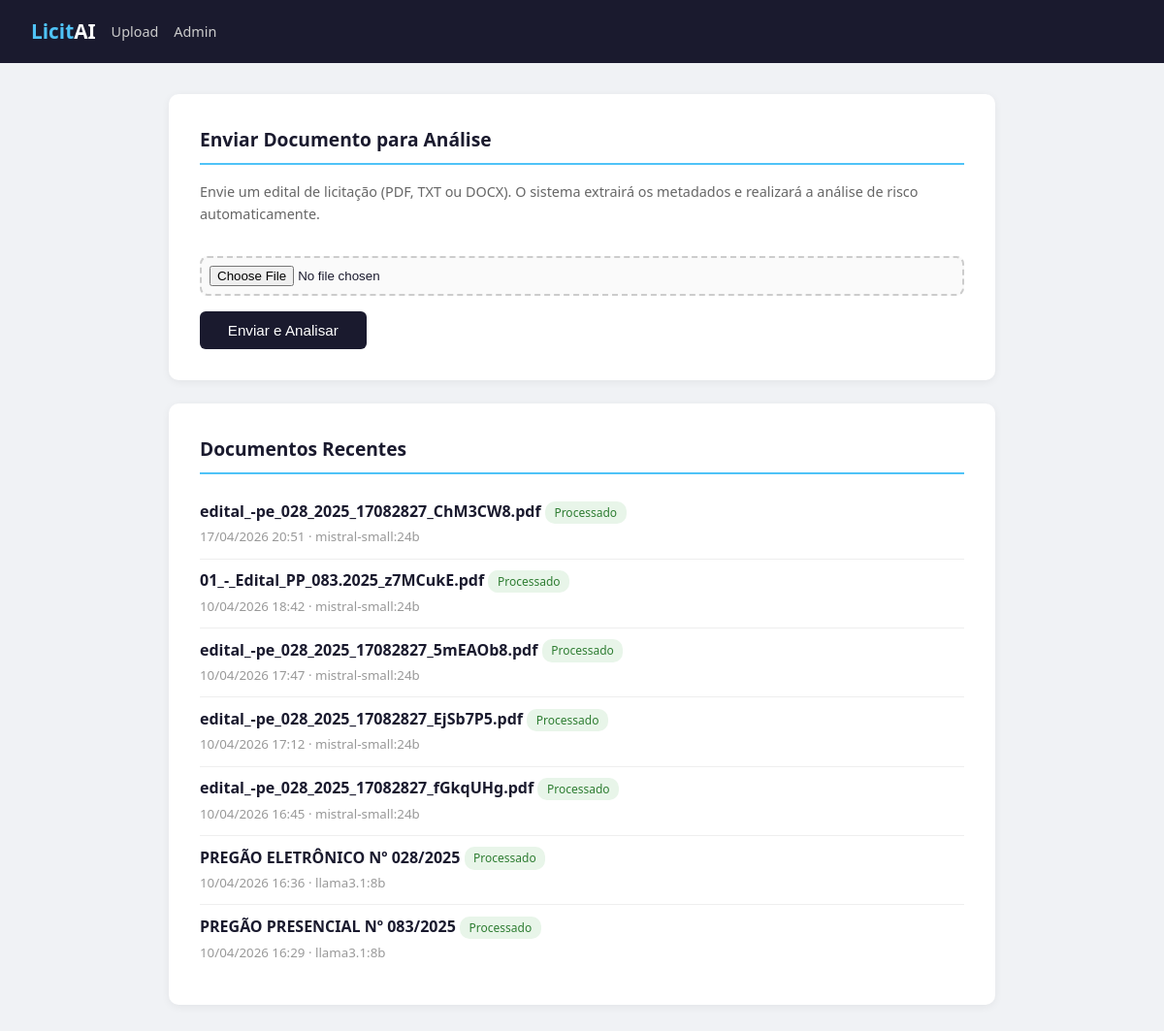
The page / on the database its author committed.
### documents/models.py (models this page shows, shortened)
class Document(models.Model):
    STATUS_CHOICES = [
        ("pendente", "Pendente"),
        ("processado", "Processado"),
        ("erro", "Erro no processamento"),
    ]
    file = models.FileField("Documento Original", upload_to="documents/%Y/%m/")
    uploaded_at = models.DateTimeField("Data de Upload", auto_now_add=True)
    status = models.CharField(
        "Status", max_length=30, choices=STATUS_CHOICES, default="pendente"
    )
    processing_error = models.TextField("Erro de Processamento", blank=True, default="")
    document_name = models.CharField("Nome do Documento", max_length=500, blank=True, default="")
    document_number = models.CharField("Nº Documento", max_length=200, blank=True, default="")
    document_type = models.CharField("Tipo de Documento", max_length=200, blank=True, default="")
    document_date = models.CharField("Data do Documento", max_length=100, blank=True, default="")
    city = models.CharField("Cidade Origem", max_length=300, blank=True, default="")
    requesting_agency = models.CharField("Órgão Solicitante", max_length=500, blank=True, default="")
    identified_objects = models.TextField("Objetos Identificados", blank=True, default="")
    requirements = models.TextField(
        "Requisitos Técnicos", blank=True, default="",
        help_text="Lista de requisitos e especificações técnicas extraídos do edital pela IA."
    )
    extraction_model = models.CharField("Modelo IA (Extração)", max_length=200, blank=True, default="")
    extracted_text = models.TextField("Texto Extraído", blank=True, default="")
    class Meta:
        ordering = ["-uploaded_at"]
        verbose_name = "Documento"
        verbose_name_plural = "Documentos"
    @property
    def filename(self):
        if self.file:
            return self.file.name.split("/")[-1]
        return ""

### documents/views.py (the view)
# urls.py: path("", views.upload_document, name="upload_document"),
def upload_document(request):
    if request.method == "POST":
        form = DocumentUploadForm(request.POST, request.FILES)
        if form.is_valid():
            uploaded_file = request.FILES["file"]
            logger.info("=" * 60)
            logger.info("NOVO DOCUMENTO RECEBIDO")
            logger.info("=" * 60)
            logger.info("  Nome do arquivo: %s", uploaded_file.name)
            logger.info("  Tamanho: %.1f KB", uploaded_file.size / 1024)
            logger.info("  Tipo MIME: %s", uploaded_file.content_type)
            doc = form.save()
            logger.info("  Documento salvo no banco — ID: %d", doc.pk)
            logger.info("  Caminho: %s", doc.file.path)
            total_start = time.time()
            logger.info("-" * 60)
            try:
                text = extract_text(doc.file.path)
                doc.extracted_text = text
            except Exception as e:
                doc.status = "erro"
                doc.processing_error = f"Erro na extração de texto: {e}"
                doc.save()
                logger.error("PIPELINE INTERROMPIDO: Falha na extração de texto — %s", e)
                messages.warning(request, "Documento salvo, mas houve erro na extração de texto.")
                return redirect("document_detail", pk=doc.pk)
            logger.info("-" * 60)
            try:
                metadata = extract_metadata(text)
                doc.document_name = metadata.get("document_name", "")
                doc.document_number = metadata.get("document_number", "")
                doc.document_type = metadata.get("document_type", "")
                doc.document_date = metadata.get("document_date", "")
                doc.city = metadata.get("city", "")
                doc.requesting_agency = metadata.get("requesting_agency", "")
                doc.identified_objects = metadata.get("identified_objects", "")
                doc.extraction_model = settings.OLLAMA_MODEL
                doc.status = "processado"
            except Exception as e:
                doc.status = "erro"
                doc.processing_error = f"Erro na extração de metadados: {e}"
                doc.save()
                logger.error("PIPELINE INTERROMPIDO: Falha na extração de metadados — %s", e)
                messages.warning(
                    request,
                    "Documento salvo, mas a extração de metadados falhou. "
                    "Verifique se o Ollama está rodando."
                )
                return redirect("document_detail", pk=doc.pk)
            doc.save()
            logger.info("Metadados salvos no banco de dados.")
            logger.info("-" * 60)
            requirements = extract_requirements(text)
            if requirements:
                doc.requirements = requirements
                doc.save(update_fields=["requirements"])
                logger.info("Requisitos salvos no banco (%d caracteres).", len(requirements))
            else:
                logger.warning("Nenhum requisito extraído — análise usará texto completo.")
            logger.info("-" * 60)
            context = enrich_context(
                city=doc.city,
                identified_objects=doc.identified_objects,
            )
            logger.info("-" * 60)
            analysis_input = requirements if requirements else text
            logger.info("Análise de risco usando: %s", "REQUISITOS" if requirements else "TEXTO COMPLETO (fallback)")
            try:
                result = analyze_risk(analysis_input, context=context)
                RiskAnalysis.objects.create(
                    document=doc,
                    risk_classification=result["risk_classification"],
                    risk_score=result["risk_score"],
                    justification=result["justification"],
                    warning_signs=json.dumps(
                        result.get("warning_signs", []), ensure_ascii=False
                    ),
                    analysis_model=settings.OLLAMA_MODEL,
                    context_used=context,
                )
                logger.info("Análise de risco salva no banco de dados.")
            except Exception as e:
                RiskAnalysis.objects.create(
                    document=doc,
                    analysis_model=settings.OLLAMA_MODEL,
                    context_used=context,
                    analysis_error=f"Erro na análise de risco: {e}",
                )
                logger.error("Análise de risco falhou — %s", e)
                logger.info("Registro de erro salvo no banco.")
                messages.warning(request, "Metadados extraídos, mas a análise de risco falhou.")
            total_elapsed = time.time() - total_start
            logger.info("=" * 60)
            logger.info("PIPELINE CONCLUÍDO em %.1fs — Documento ID: %d", total_elapsed, doc.pk)
            logger.info("=" * 60)
            messages.success(request, "Documento processado com sucesso!")
            return redirect("document_detail", pk=doc.pk)
    else:
        form = DocumentUploadForm()
    recent_docs = Document.objects.all()[:10]
    return render(request, "documents/upload.html", {
        "form": form,
        "recent_docs": recent_docs,
    })

### documents/forms.py
class DocumentUploadForm(forms.ModelForm):
    class Meta:
        model = Document
        fields = ["file"]
        widgets = {
            "file": forms.ClearableFileInput(
                attrs={"accept": ".pdf,.txt,.doc,.docx", "class": "form-control"}
            ),
        }

### documents/templates/documents/upload.html (shortened to what this page needs)
{% extends "documents/base.html" %}
{% block content %}
<div class="card">
    <h2>Enviar Documento para Análise</h2>
    <p style="color:#666; font-size:0.9rem; margin-bottom:1rem;">
        Envie um edital de licitação (PDF, TXT ou DOCX). O sistema extrairá os metadados e realizará a análise de risco automaticamente.
    </p>
    <form method="post" enctype="multipart/form-data" id="upload-form">
        {{ form.file }}
        <br>
        <button type="submit" class="btn btn-primary" id="btn-submit">Enviar e Analisar</button>
    </form>
</div>
{% if recent_docs %}
<div class="card">
    <h2>Documentos Recentes</h2>
    <ul class="doc-list">
        {% for d in recent_docs %}
        <li>
            <a href="{% url 'document_detail' pk=d.pk %}">
                <strong>{{ d.document_name|default:d.filename }}</strong>
                <span class="status-tag status-{{ d.status }}">{{ d.get_status_display }}</span>
            </a>
            <br><small style="color:#999;">{{ d.uploaded_at|date:"d/m/Y H:i" }}{% if d.extraction_model %} · {{ d.extraction_model }}{% endif %}</small>
        </li>
        {% endfor %}
    </ul>
</div>
{% endif %}
{% endblock %}

### documents/templates/documents/base.html (shortened to what this page needs)
<!DOCTYPE html>
<html lang="pt-br">
<head>
</head>
<body>
    <nav class="navbar">
        <h1><span>Licit</span>AI</h1>
        <a href="{% url 'upload_document' %}">Upload</a>
        <a href="/admin/">Admin</a>
    </nav>
    <div class="container">
        {% block content %}{% endblock %}
    </div>
</body>
</html>

### documents/templates/documents/base.html (style rules this page uses)
* { box-sizing: border-box; margin: 0; padding: 0; }
body { font-family: 'Segoe UI', system-ui, sans-serif; background: #f0f2f5; color: #1a1a2e; line-height: 1.6; }
.navbar { background: #1a1a2e; color: #fff; padding: 1rem 2rem; display: flex; align-items: center; gap: 1rem; }
.navbar h1 { font-size: 1.3rem; font-weight: 600; }
.navbar h1 span { color: #4fc3f7; }
.navbar a { color: #ccc; text-decoration: none; font-size: 0.9rem; }
.container { max-width: 900px; margin: 2rem auto; padding: 0 1.5rem; }
.card { background: #fff; border-radius: 10px; padding: 2rem; margin-bottom: 1.5rem; box-shadow: 0 2px 8px rgba(0,0,0,0.06); }
.card h2 { font-size: 1.2rem; margin-bottom: 1rem; color: #1a1a2e; border-bottom: 2px solid #4fc3f7; padding-bottom: 0.5rem; }
.btn { display: inline-block; padding: 0.7rem 1.8rem; border: none; border-radius: 6px; font-size: 0.95rem; cursor: pointer; text-decoration: none; font-weight: 500; }
.btn-primary { background: #1a1a2e; color: #fff; }
input[type="file"] { padding: 0.5rem; border: 2px dashed #ccc; border-radius: 8px; width: 100%; margin: 1rem 0; background: #fafafa; }
.doc-list { list-style: none; }
.doc-list li { padding: 0.6rem 0; border-bottom: 1px solid #eee; }
.doc-list li:last-child { border: none; }
.doc-list a { color: #1a1a2e; text-decoration: none; }
.status-tag { font-size: 0.75rem; padding: 0.2rem 0.6rem; border-radius: 10px; }
.status-processado { background: #e8f5e9; color: #2e7d32; }

### rows shown on the page
Document: document_name "edital_-pe_028_2025_17082827_ChM3CW8.pdf", status "Processado", uploaded_at "17/04/2026 20:51", extraction_model "mistral-small:24b"
Document: document_name "01_-_Edital_PP_083.2025_z7MCukE.pdf", status "Processado", uploaded_at "10/04/2026 18:42", extraction_model "mistral-small:24b"
Document: document_name "edital_-pe_028_2025_17082827_5mEAOb8.pdf", status "Processado", uploaded_at "10/04/2026 17:47", extraction_model "mistral-small:24b"
Document: document_name "edital_-pe_028_2025_17082827_EjSb7P5.pdf", status "Processado", uploaded_at "10/04/2026 17:12", extraction_model "mistral-small:24b"
Document: document_name "edital_-pe_028_2025_17082827_fGkqUHg.pdf", status "Processado", uploaded_at "10/04/2026 16:45", extraction_model "mistral-small:24b"
Document: document_name "PREGÃO ELETRÔNICO Nº 028/2025", status "Processado", uploaded_at "10/04/2026 16:36", extraction_model "llama3.1:8b"
Document: document_name "PREGÃO PRESENCIAL Nº 083/2025", status "Processado", uploaded_at "10/04/2026 16:29", extraction_model "llama3.1:8b"
